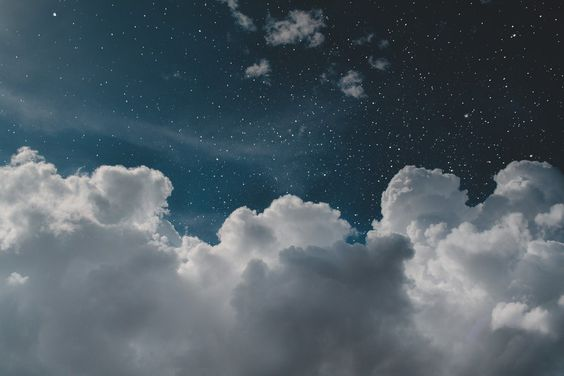
#> input picture image/t1.jpg, 564 x 376 px
$ python DIP02.py
#> lines starting #> are read from the running program, lines starting #| are printed output that depends on the picture
from PIL import Image
img = Image.open("t1.jpg")
#> img is the input picture: PIL image 564x376 RGB; mean R, G, B 78.6, 91.8, 100.4
'''
r,g,b = img.split()
img1 = Image.merge("RGB",(r,r,r))
img2 = Image.merge("RGB",(g,g,g))
img3 = Image.merge("RGB",(b,b,b))
'''
w, h = img.size
#> w = 564; h = 376
imR = Image.new("RGB",(w,h),(0,0,0))
#> imR: PIL image 564x376 RGB; every value is 0
imG = Image.new("RGB",(w,h),(0,0,0))
imB = Image.new("RGB",(w,h),(0,0,0))
imMax = Image.new("RGB",(w,h),(0,0,0))
imMin = Image.new("RGB",(w,h),(0,0,0))
imMean = Image.new("RGB",(w,h),(0,0,0))
sumimg = Image.new("RGB",(w*3,h*2),(0,0,0))
#> sumimg: PIL image 1692x752 RGB; every value is 0

for i in range(w):
    for j in range(h):
        r, g, b = img.getpixel((i, j))
        maxi = max(r,g,b)
        mini = min(r,g,b)
        mean = int((r+g+b)//3)
        imR.putpixel((i,j),(r,r,r))
        imG.putpixel((i,j),(g,g,g))
        imB.putpixel((i,j),(b,b,b))
        imMax.putpixel((i,j), (maxi,maxi,maxi))
        imMin.putpixel((i,j), (mini,mini,mini))
        imMean.putpixel((i,j), (mean,mean,mean))
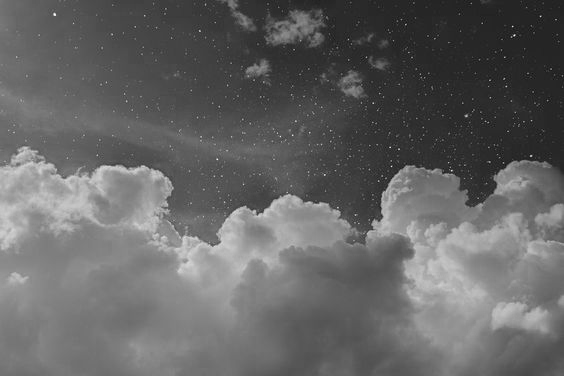
#> imB: PIL image 564x376 RGB; min 4, max 255, mean 100.4
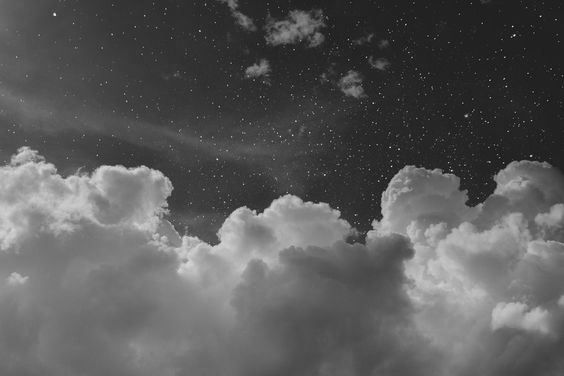
#> imMean: PIL image 564x376 RGB; min 1, max 245, mean 89.9
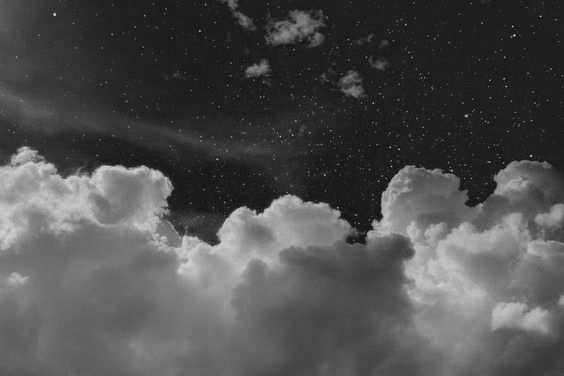
#> imMin: PIL image 564x376 RGB; min 0, max 242, mean 78.5


sumimg.paste(imR,(0,0))
sumimg.paste(imG,(w,0))
sumimg.paste(imB,(w*2,0))
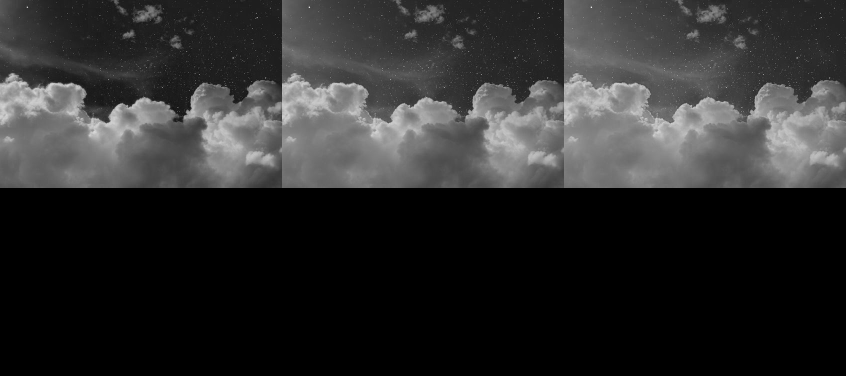
#> sumimg: PIL image 1692x752 RGB (shown at 1/2 size); min 0, max 255, mean 45.1
sumimg.paste(imMax,(0,h))
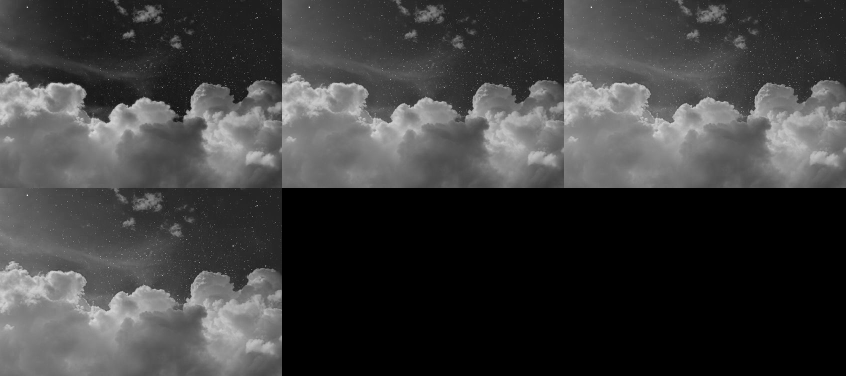
#> sumimg: PIL image 1692x752 RGB (shown at 1/2 size); min 0, max 255, mean 61.9
sumimg.paste(imMin,(w,h))
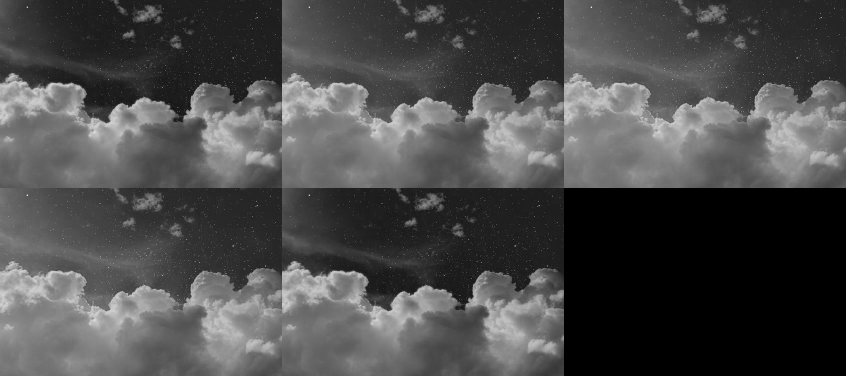
#> sumimg: PIL image 1692x752 RGB (shown at 1/2 size); min 0, max 255, mean 75
sumimg.paste(imMean,(w*2,h))
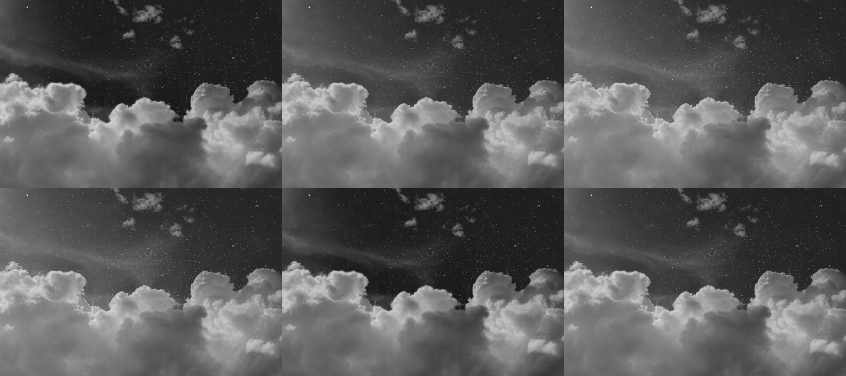
#> sumimg: PIL image 1692x752 RGB (shown at 1/2 size); min 0, max 255, mean 90

sumimg.show()

$ run again, with image/1.jpg copied over image/t1.jpg
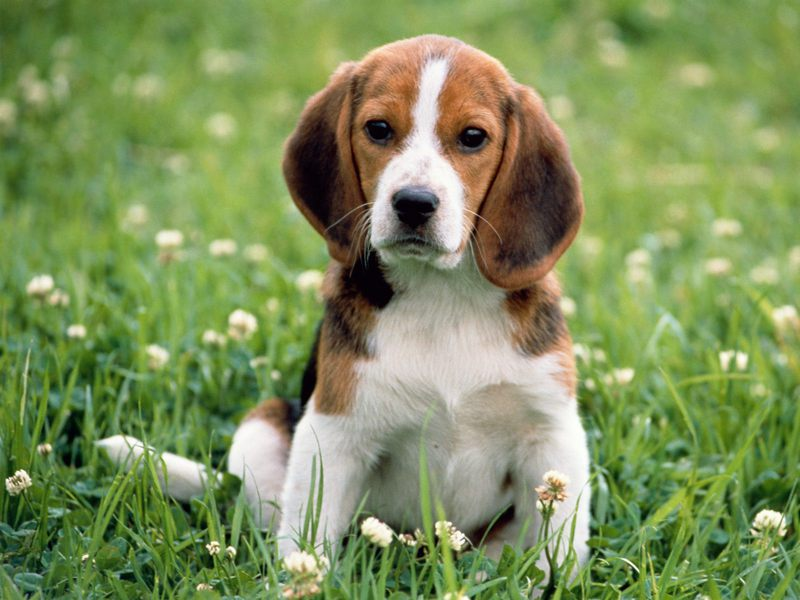
#> input picture image/1.jpg, 800 x 600 px
#> img is the input picture: PIL image 800x600 RGB; mean R, G, B 126.3, 144.6, 91.3
#> after the loop `for i in range(w):`:
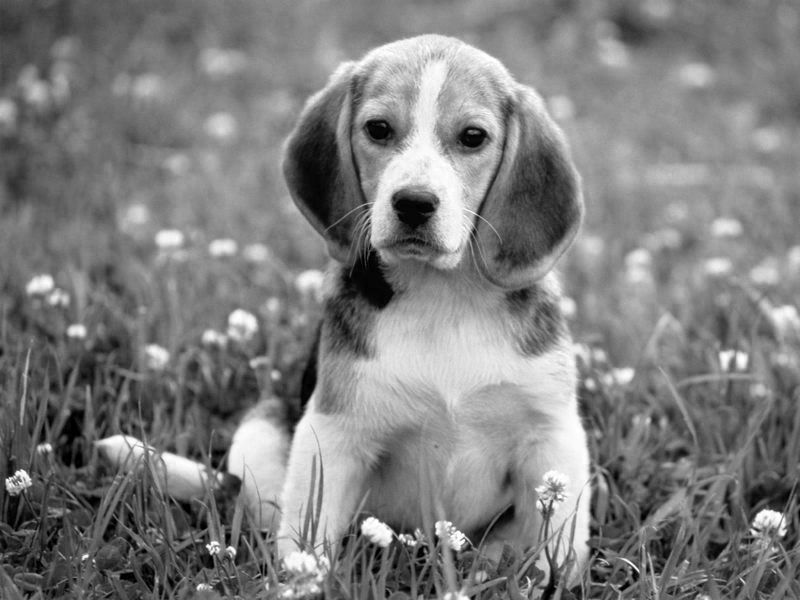
#> imR: PIL image 800x600 RGB; min 0, max 255, mean 126.3
#> `sumimg.paste(imMean,(w*2,h))`:
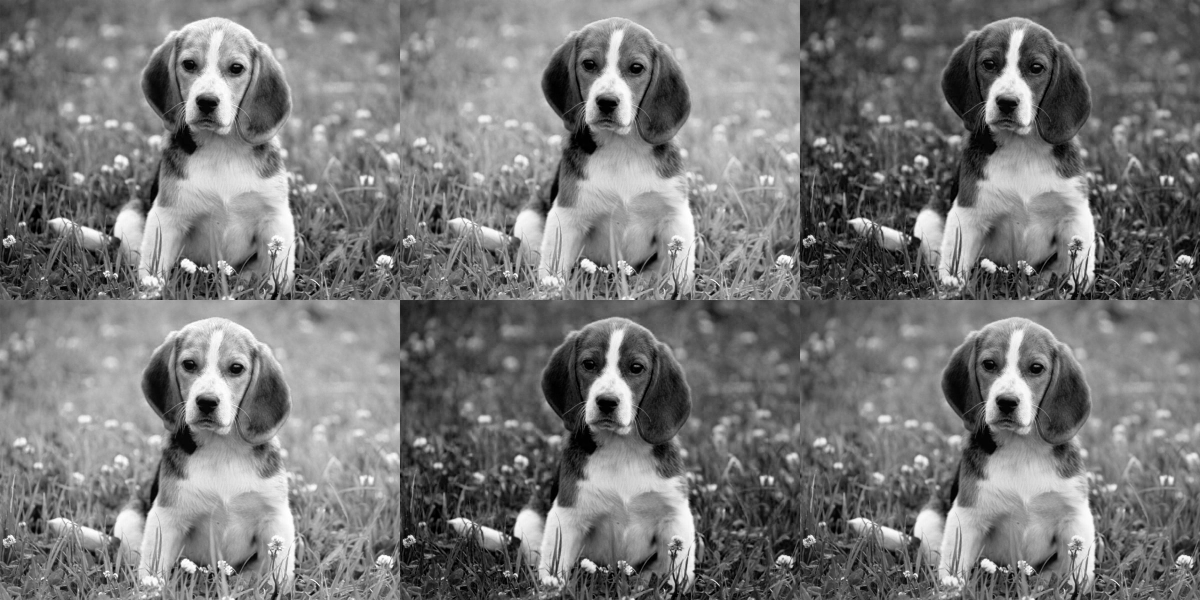
#> sumimg: PIL image 2400x1200 RGB (shown at 1/2 size); min 0, max 255, mean 120.4

$ run again, with image/4.jpg copied over image/t1.jpg
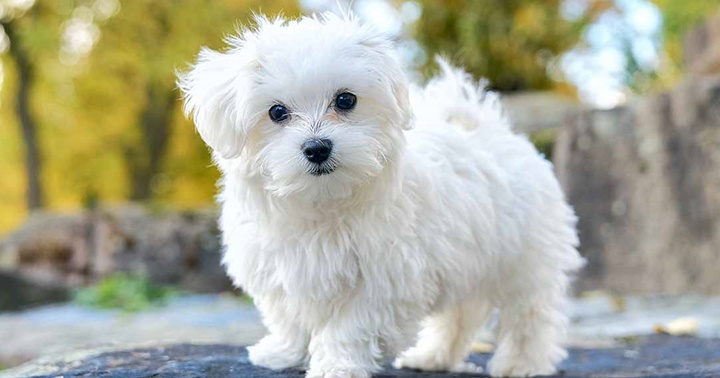
#> input picture image/4.jpg, 720 x 378 px
#> img is the input picture: PIL image 720x378 RGB; mean R, G, B 171.9, 172.4, 154.1
#> after the loop `for i in range(w):`:
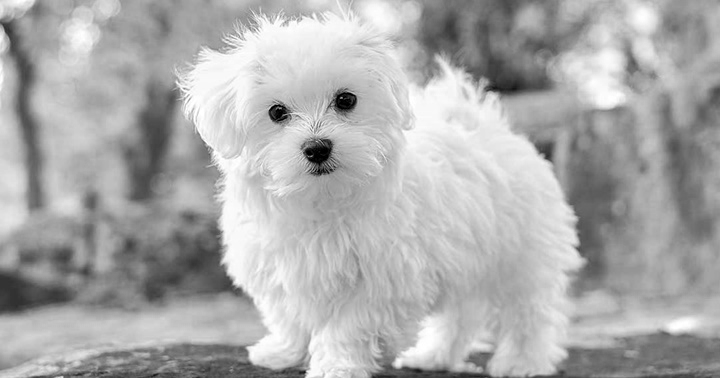
#> imR: PIL image 720x378 RGB; min 0, max 255, mean 171.9
#> `sumimg.paste(imMean,(w*2,h))`:
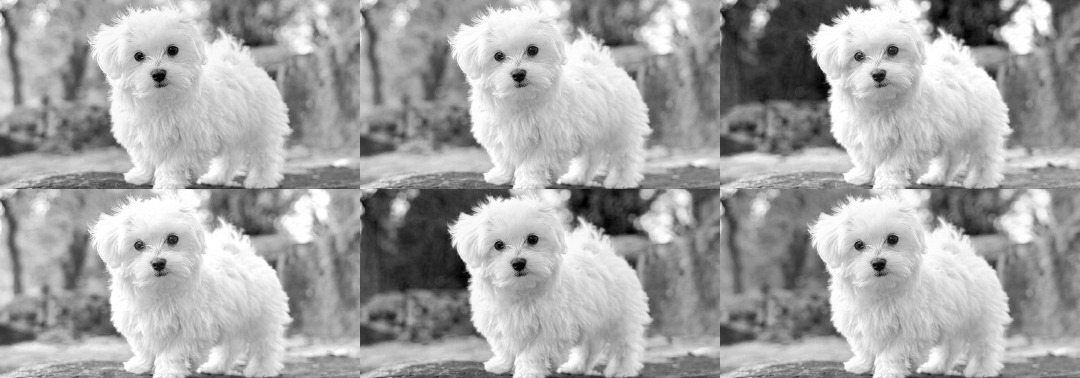
#> sumimg: PIL image 2160x756 RGB (shown at 1/2 size); min 0, max 255, mean 165.2
